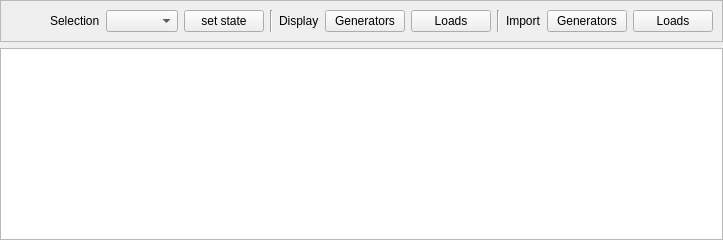
                 <widget class="QWidget" name="tab_11">
                  <attribute name="title">
                   <string>Data</string>
                  </attribute>
                  <layout class="QVBoxLayout" name="verticalLayout_14">
                   <property name="margin">
                    <number>0</number>
                   </property>
                   <item>
                    <widget class="QFrame" name="frame">
                     <property name="frameShape">
                      <enum>QFrame::StyledPanel</enum>
                     </property>
                     <property name="frameShadow">
                      <enum>QFrame::Raised</enum>
                     </property>
                     <layout class="QHBoxLayout" name="horizontalLayout">
                      <item>
                       <spacer name="horizontalSpacer">
                        <property name="orientation">
                         <enum>Qt::Horizontal</enum>
                        </property>
                        <property name="sizeHint" stdset="0">
                         <size>
                          <width>40</width>
                          <height>20</height>
                         </size>
                        </property>
                       </spacer>
                      </item>
                      <item>
                       <widget class="QLabel" name="label_10">
                        <property name="text">
                         <string>Selection</string>
                        </property>
                       </widget>
                      </item>
                      <item>
                       <widget class="QComboBox" name="profile_time_selection_comboBox"/>
                      </item>
                      <item>
                       <widget class="QPushButton" name="set_profile_state_button">
                        <property name="text">
                         <string>set state</string>
                        </property>
                       </widget>
                      </item>
                      <item>
                       <widget class="Line" name="line_7">
                        <property name="orientation">
                         <enum>Qt::Vertical</enum>
                        </property>
                       </widget>
                      </item>
                      <item>
                       <widget class="QLabel" name="label_9">
                        <property name="text">
                         <string>Display</string>
                        </property>
                       </widget>
                      </item>
                      <item>
                       <widget class="QPushButton" name="visualizeGenButton">
                        <property name="text">
                         <string>Generators</string>
                        </property>
                       </widget>
                      </item>
                      <item>
                       <widget class="QPushButton" name="visualizeLoadsButton">
                        <property name="sizePolicy">
                         <sizepolicy hsizetype="Minimum" vsizetype="Fixed">
                          <horstretch>0</horstretch>
                          <verstretch>0</verstretch>
                         </sizepolicy>
                        </property>
                        <property name="text">
                         <string>Loads</string>
                        </property>
                       </widget>
                      </item>
                      <item>
                       <widget class="Line" name="line_3">
                        <property name="orientation">
                         <enum>Qt::Vertical</enum>
                        </property>
                       </widget>
                      </item>
                      <item>
                       <widget class="QLabel" name="label_8">
                        <property name="text">
                         <string>Import</string>
                        </property>
                       </widget>
                      </item>
                      <item>
                       <widget class="QPushButton" name="importGenButton">
                        <property name="text">
                         <string>Generators</string>
                        </property>
                       </widget>
                      </item>
                      <item>
                       <widget class="QPushButton" name="importLoadButton">
                        <property name="text">
                         <string>Loads</string>
                        </property>
                        <property name="flat">
                         <bool>false</bool>
                        </property>
                       </widget>
                      </item>
                     </layout>
                    </widget>
                   </item>
                   <item>
                    <widget class="QTableView" name="tableView">
                     <property name="layoutDirection">
                      <enum>Qt::LeftToRight</enum>
                     </property>
                    </widget>
                   </item>
                  </layout>
                 </widget>
